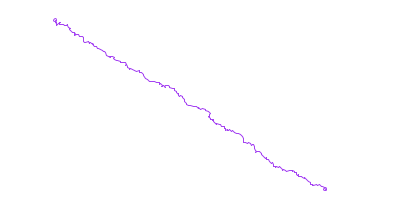
Frame 1 (no input)
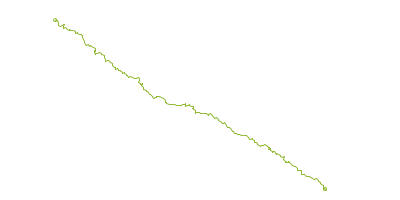
Frame 60 (the mouse pressed at the canvas centre just before this capture)
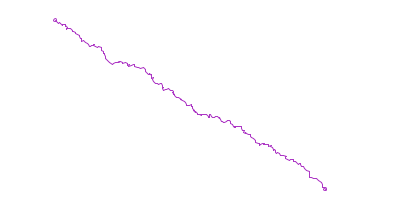
Frame 120 (the mouse held since frame 60 and released just before this capture)

The Processing sketch that drew these frames (run headless with seeded random() and noise(); from frame 60 on, the mouse is pressed at the canvas centre):

// Processing sketch: processing_87449
// ── processing_87449.pde

   void setup() 
  {
    size(400, 200);
    background(255);
    stroke(0);
  }
  
    float point1x = 55;
    float point1y = 20;
    float point2x = 325;
    float point2y = 189;
  
   void draw()
  {
      background(255);
      stroke(random(255),random(255),random(255));
    
    ellipse(point1x, point1y, 3, 3);
    ellipse(point2x, point2y, 3, 3);
    
    float step = 1;
    
    float currPointX = point1x;
    float currPointY = point1y;
    
    float shake = 1.6f;
    
    while(shake < abs(point2x - currPointX))
    {
        float ratio = (point2y - currPointY)/(point2x - currPointX);
        
        float nextPointX = currPointX + step + random(-shake, shake);
        float nextPointY = currPointY + ratio * step + random(-shake, shake);
        
      line(currPointX, currPointY, nextPointX, nextPointY);
      
      currPointX = nextPointX;
      currPointY = nextPointY;
    }
    
      line(currPointX, currPointY, point2x, point2y);
  }
